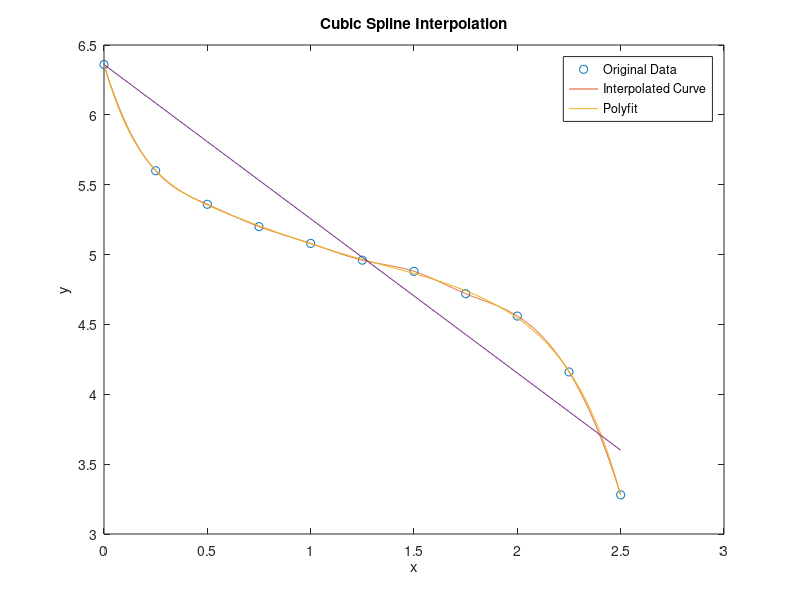
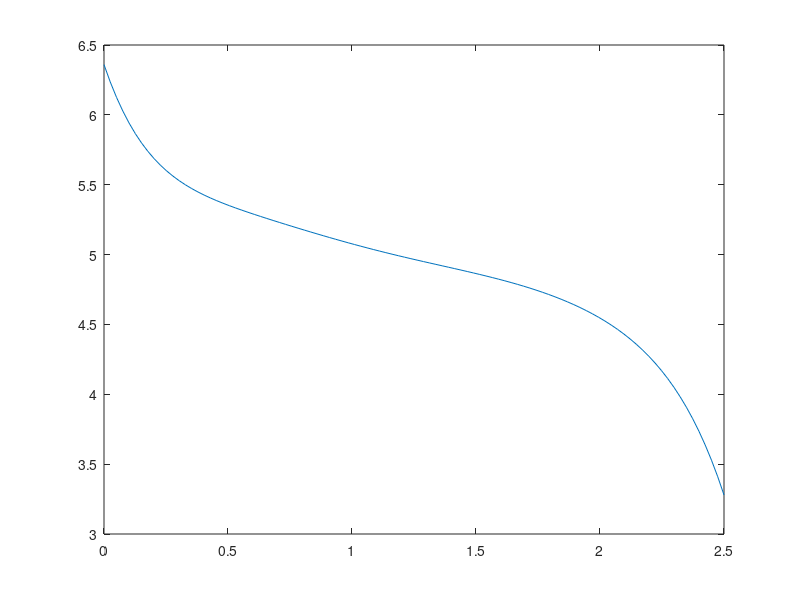

These figures' MATLAB source, in order:
% clc 
% x = [0 0.05 0.25 0.5 0.75 1 1.25 1.5 1.62 1.75 2 2.1 2.25 2.33 2.44 2.5 2.53];
% y = [1.59 1.5 1.4 1.34 1.3 1.28 1.24 1.22 1.2 1.18 1.13 1.1 1.04 1 0.9 0.82 0.7];
%  
% % 1.59    0
% % 1.5     0.05
% % 1.4     0.25
% % 1.34    0.5 
% % 1.3     0.75
% % 1.28    1
% % 1.24    1.25
% % 1.22    1.5
% % 1.2     1.62
% % 1.18    1.75
% % 1.13    2
% % 1.1     2.1
% % 1.04    2.25
% % 1       2.33
% % 0.9     2.44
% % 0.82    2.5
% % 0.7     2.53
% %xq = 0:pi/16:pi;
% intpol = interp1(x,y,'spline');
% plot(x,y,x,intpol)
clc
%x = [0 0.05 0.25 0.5 0.75 1 1.25 1.5 1.62 1.75 2 2.1 2.25 2.33 2.44 2.5 2.53];
%y = [1.59 1.5 1.4 1.34 1.3 1.27 1.24 1.22 1.2 1.18 1.13 1.1 1.04 1 0.9 0.82 0.7];

x = [0 0.25 0.5 0.75 1 1.25 1.5 1.75 2 2.25 2.5];
y = 4*[1.59 1.4 1.34 1.3 1.27 1.24 1.22 1.18 1.14 1.04 0.82];

xq = 0:0.001:2.53; % Define the query points where you want to interpolate

intpol = interp1(x, y, xq, 'spline'); % Interpolate y values corresponding to xq

p = polyfit(x,y,7);
x_values = linspace(min(x), max(x), 100); % Generating x values for plotting the polynomial
y_fit = polyval(p, x_values); % Evaluating the polynomial at x_values


x_lin = linspace(0,2.5,11);
y_lin = 4*linspace(1.59,0.9,11);

plot(x, y, 'o', xq, intpol, x_values, y_fit,x_lin,y_lin);
legend('Original Data', 'Interpolated Curve','Polyfit');
xlabel('x');
ylabel('y');
title('Cubic Spline Interpolation');

figure;
plot(x_values, y_fit)
